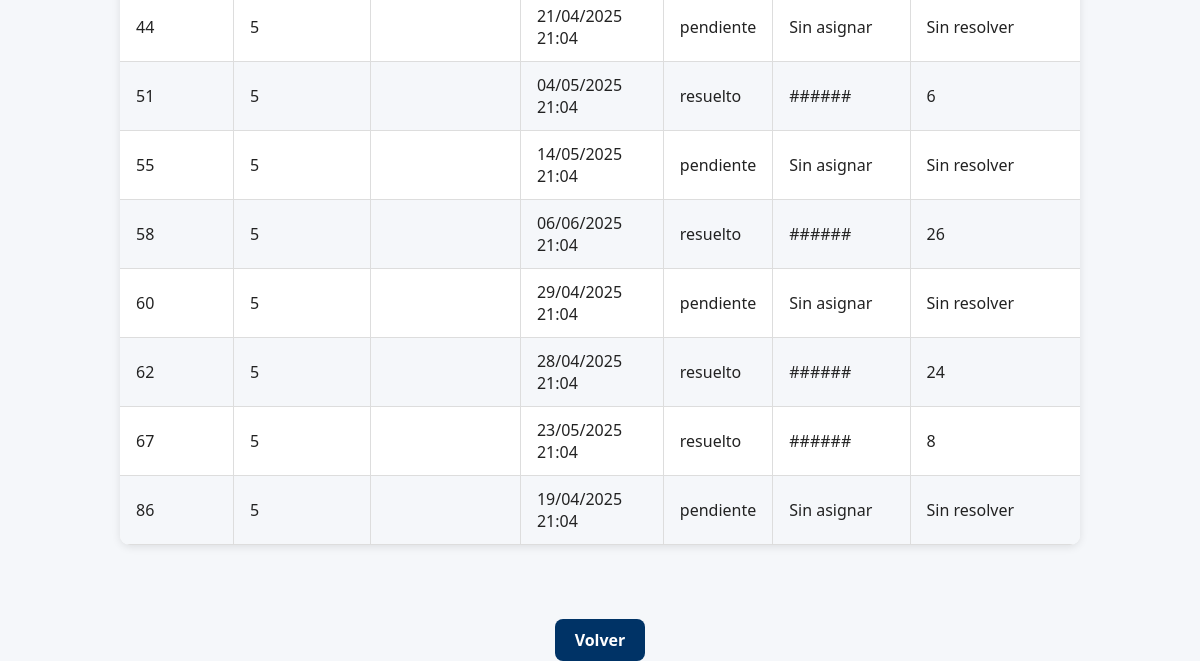
Before: /manejar_reclamos (signed in, lower part) with the older database file.
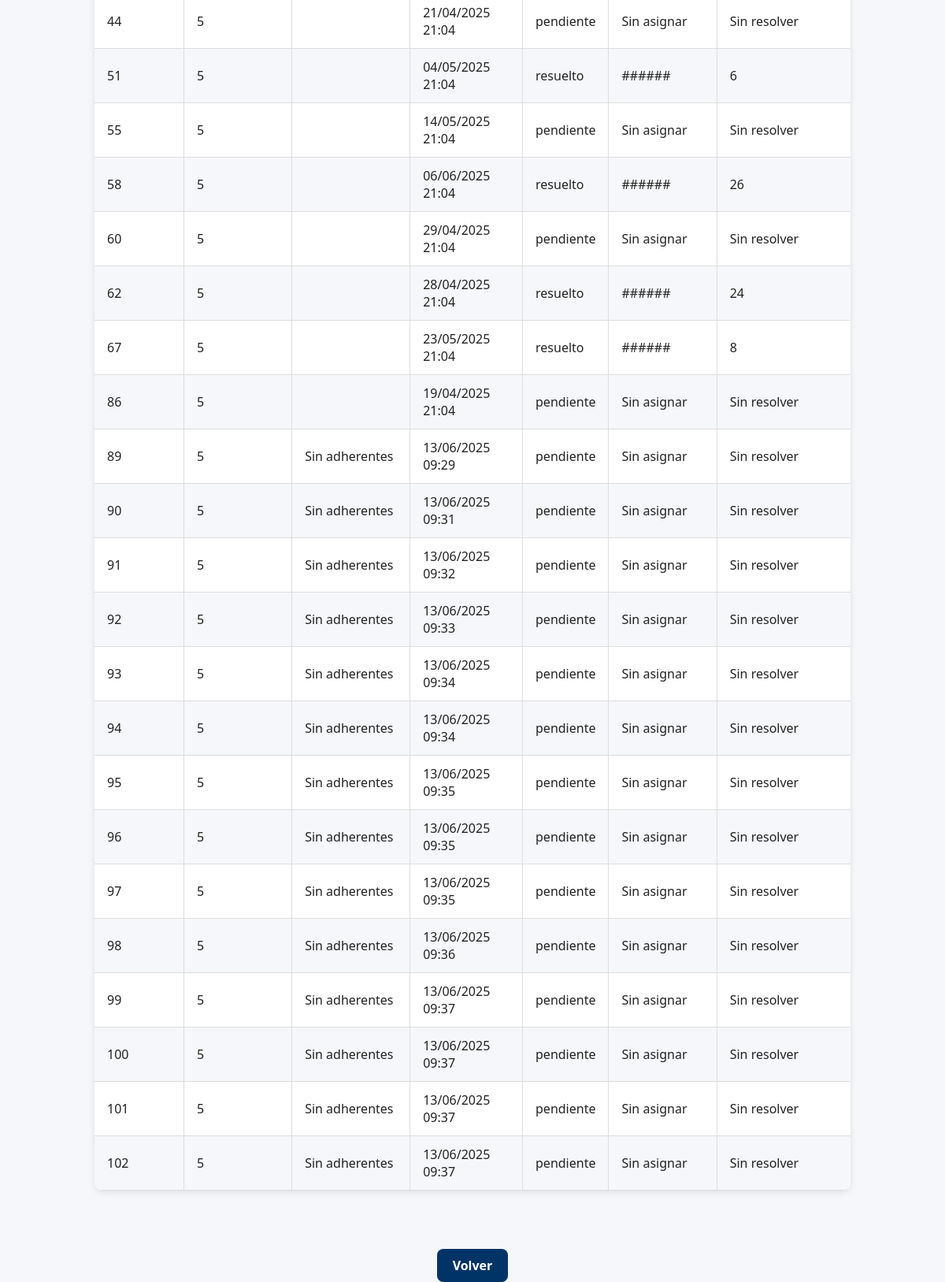
After: the same page with the newer database file.
### modules/modelos.py (models this page shows)
class Base(DeclarativeBase):
    pass

class ModeloReclamo(Base):
    __tablename__ = 'reclamos'
    id = Column(Integer, primary_key=True)
    estado = Column(String, default="pendiente")
    fecha_hora = Column(DateTime, default=datetime.utcnow)
    contenido = Column(String)
    usuario_id = Column(Integer, ForeignKey('usuarios.id'))
    clasificacion = Column(String)
    cantidad_adherentes = Column(Integer, default=1) #Se contabiliza como adherente el usuario que crea el reclamo
    tiempo_estimado = Column(Integer,default=0) #Solo se cambia cuando el reclamo pasa de pendiente -->en proceso
    resuelto_en = Column(Integer,default=None) #Representa la cantidad de días que se tardó en resolver un reclamo
    ''' Relación muchos a muchos con Usuario
    Una relación muchos a muchos en SQL permite que múltiples registros de una tabla se asocien con múltiples registros de otra tabla.
    Esto se implementa mediante una tabla intermedia que contiene claves foráneas de ambas tablas relacionadas.
    Esta estructura facilita modelar relaciones complejas, como estudiantes inscritos en varios cursos o productos en múltiples órdenes.
    '''
    usuarios = relationship(
        "ModeloUsuario",
        secondary=usuarios_reclamos,
        back_populates="reclamos"
    )
    usuario = relationship("ModeloUsuario", foreign_keys=[usuario_id], backref="reclamos_creados")
    @property
    def adherentes_ids(self):
        return [usuario.id for usuario in self.usuarios]

### server.py (the view, shortened to what this page needs)
@app.route("/manejar_reclamos", methods=["GET", "POST"])
@login_required
def manejo_reclamos():
    rol = current_user.rol
    if rol not in ['1', '2', '3', '4']:
        flash("No tienes permisos para acceder.", "danger")
        return redirect(url_for('index'))
    reclamos = repo_reclamos.obtener_todos_los_registros(usuario_id=current_user.id)
    selected_id = None
    return render_template(
        'manejo_reclamos.html',
        reclamos=reclamos,
        usuario=current_user,
        selected_id=selected_id,
        date=date
    )

### modules/login.py (called while the page is built)
    @property
    def is_authenticated(self):
        return True

### modules/repositorio.py (called while the page is built)
    def obtener_registro_por_filtro(self, campo, valor, campo2=None, valor2=None):
        query = self.__session.query(ModeloUsuario).filter(getattr(ModeloUsuario, campo) == valor)
        if campo2 and valor2:
            query = query.filter(getattr(ModeloUsuario, campo2) == valor2)
        modelo = query.first()
        if modelo:
            return self.__map_modelo_a_entidad(modelo)
        return None

    def __map_modelo_a_entidad(self, modelo: ModeloUsuario):
        return Usuario(
            nombre=modelo.nombre,
            apellido=modelo.apellido,
            email=modelo.email,
            nombre_de_usuario=modelo.nombre_de_usuario,
            contraseña=modelo.contraseña,
            rol=modelo.rol,
            claustro=modelo.claustro,
            id=modelo.id
        )

    def obtener_todos_los_registros(self, usuario_id):
        return self.__session.query(ModeloReclamo).filter_by(usuario_id=usuario_id).all()

### modules/usuarios.py (called while the page is built)
    @property
    def nombre(self):
        return self.__nombre

    @property
    def apellido(self):
        return self.__apellido

    @property
    def rol(self):
        return self.__rol

### templates/manejo_reclamos.html (shortened to what this page needs)
<!DOCTYPE html>
<html lang="es">
<head>
    <link rel="stylesheet" href="{{ url_for('static', filename='style.css') }}">
</head>
<body class="pagina-manejo-reclamos">
    <main class="contenedor-manejo">
        <div>
            <table class="tabla-reclamos">
                <tbody>
                    {% for reclamo in reclamos if reclamo.estado != 'invalido' %}
                        <tr>
                            <td>{{ reclamo.id }}</td>
                            <td>{{ reclamo.usuario_id }}</td>
                            <td>
                                {% if reclamo.cantidad_adherentes == 1 %}
                                    Sin adherentes
                                {% else %}
                                    {% for id_usuario in reclamo.adherentes_ids %}
                                        {{ id_usuario }}{% if not loop.last %}, {% endif %}
                                    {% endfor %}
                                {% endif %}
                            </td>
                            <td>{{ reclamo.fecha_hora.strftime('%d/%m/%Y %H:%M') }}</td>
                            <td>{{ reclamo.estado }}</td>
                            <td>
                                {% if reclamo.estado == 'resuelto' %}
                                    ######
                                {% elif reclamo.tiempo_estimado == 0 %}
                                    Sin asignar
                                {% else %}
                                    {{ reclamo.tiempo_estimado }}
                                {% endif %}
                            </td>
                            <td>
                                {%if reclamo.estado == 'resuelto'%}
                                    {{reclamo.resuelto_en}}
                                {%else%}
                                    Sin resolver
                                {%endif%}
                            </td>
                        </tr>
                    {% else %}
                        <tr><td colspan="6" style="text-align:center;">No hay reclamos pendientes.</td></tr>
                    {% endfor %}
                </tbody>
            </table>
        </div>
    </main>
    <div class="volver-contenedor" style="text-align: center; margin: 30px 0;">
        <a href="{{ url_for('inicio') }}" class="enlace-boton">Volver</a>
    </div>
</body>
</html>

Changed rows visible on the page:
added ModeloReclamo: id "89", usuario_id "5", cantidad_adherentes "Sin adherentes", fecha_hora "13/06/2025 09:29", estado "pendiente", tiempo_estimado "Sin asignar", shows "Sin resolver"
added ModeloReclamo: id "90", usuario_id "5", cantidad_adherentes "Sin adherentes", fecha_hora "13/06/2025 09:31", estado "pendiente", tiempo_estimado "Sin asignar", shows "Sin resolver"
added ModeloReclamo: id "91", usuario_id "5", cantidad_adherentes "Sin adherentes", fecha_hora "13/06/2025 09:32", estado "pendiente", tiempo_estimado "Sin asignar", shows "Sin resolver"
added ModeloReclamo: id "92", usuario_id "5", cantidad_adherentes "Sin adherentes", fecha_hora "13/06/2025 09:33", estado "pendiente", tiempo_estimado "Sin asignar", shows "Sin resolver"
added ModeloReclamo: id "93", usuario_id "5", cantidad_adherentes "Sin adherentes", fecha_hora "13/06/2025 09:34", estado "pendiente", tiempo_estimado "Sin asignar", shows "Sin resolver"
added ModeloReclamo: id "94", usuario_id "5", cantidad_adherentes "Sin adherentes", fecha_hora "13/06/2025 09:34", estado "pendiente", tiempo_estimado "Sin asignar", shows "Sin resolver"
added ModeloReclamo: id "95", usuario_id "5", cantidad_adherentes "Sin adherentes", fecha_hora "13/06/2025 09:35", estado "pendiente", tiempo_estimado "Sin asignar", shows "Sin resolver"
added ModeloReclamo: id "96", usuario_id "5", cantidad_adherentes "Sin adherentes", fecha_hora "13/06/2025 09:35", estado "pendiente", tiempo_estimado "Sin asignar", shows "Sin resolver"
added ModeloReclamo: id "97", usuario_id "5", cantidad_adherentes "Sin adherentes", fecha_hora "13/06/2025 09:35", estado "pendiente", tiempo_estimado "Sin asignar", shows "Sin resolver"
added ModeloReclamo: id "98", usuario_id "5", cantidad_adherentes "Sin adherentes", fecha_hora "13/06/2025 09:36", estado "pendiente", tiempo_estimado "Sin asignar", shows "Sin resolver"
added ModeloReclamo: id "99", usuario_id "5", cantidad_adherentes "Sin adherentes", fecha_hora "13/06/2025 09:37", estado "pendiente", tiempo_estimado "Sin asignar", shows "Sin resolver"
added ModeloReclamo: id "100", usuario_id "5", cantidad_adherentes "Sin adherentes", fecha_hora "13/06/2025 09:37", estado "pendiente", tiempo_estimado "Sin asignar", shows "Sin resolver"
added ModeloReclamo: id "101", usuario_id "5", cantidad_adherentes "Sin adherentes", fecha_hora "13/06/2025 09:37", estado "pendiente", tiempo_estimado "Sin asignar", shows "Sin resolver"
added ModeloReclamo: id "102", usuario_id "5", cantidad_adherentes "Sin adherentes", fecha_hora "13/06/2025 09:37", estado "pendiente", tiempo_estimado "Sin asignar", shows "Sin resolver"
